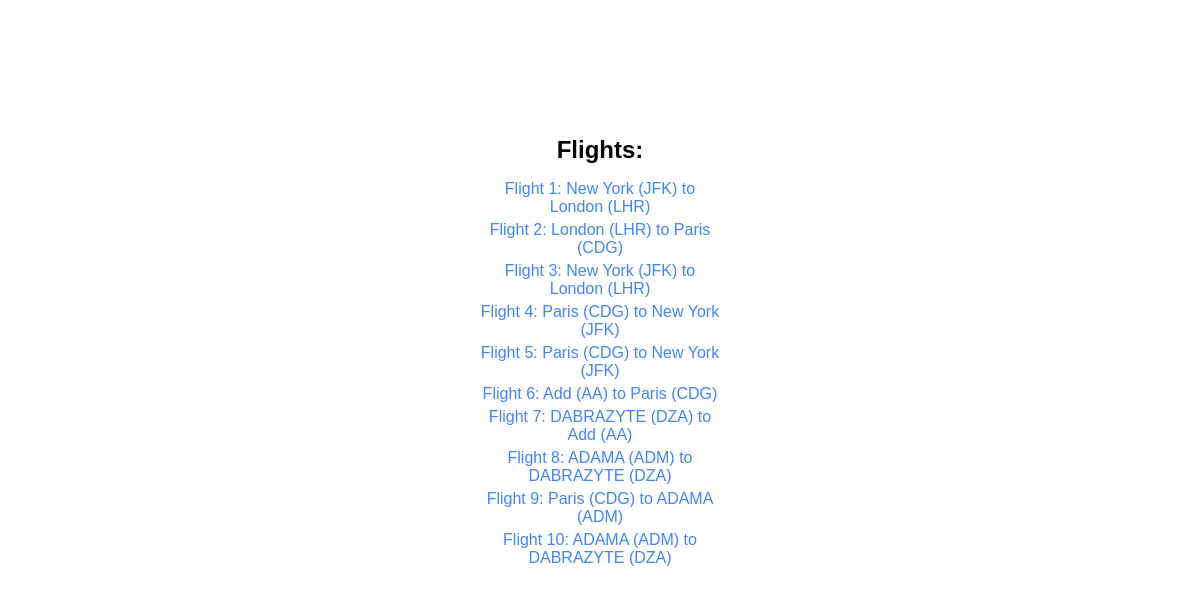
The app's page /flights/ with its own data.
### flights/models.py (models this page shows, shortened)
class Flight(models.Model):
    origin =models.ForeignKey(Airport, on_delete=models.CASCADE, related_name="departures")
    destination =models.ForeignKey(Airport, on_delete=models.CASCADE, related_name="arrivals")
    duration = models.IntegerField()

class Airport(models.Model):
    code = models.CharField(max_length=3)
    city = models.CharField(max_length=64)
    def __str__(self):
        return f"{self.city} ({self.code})"

### flights/views.py (the view)
# urls.py: path('', views.index, name="index"),
def index(request):
    return render(request, "flights/index.html",{
        "flights": Flight.objects.all()
    })

### flights/templates/flights/index.html
{% extends "flights/layout.html" %}
{% block body %}
    <h1>Flights:</h1>
    <ul>
        {% for flight in flights %}
            <a href="{% url 'flights:flight' flight.id %}"><li>Flight {{ flight.id }}: {{ flight.origin }} to {{ flight.destination }}</li></a>
        {% endfor %}
    </ul>
{% endblock %}

### flights/static/flights/styles.css (style rules this page uses)
body { font-family: Arial, sans-serif; margin: 0; padding: 0; height: 100vh; text-align: center; align-items: center; padding-left: 40%; padding-right: 40%; padding-top: 10%; }
h1 { font-size: 24px; }
ul { list-style-type: none; padding: 0; }
li { margin-bottom: 5px; }
a { color: #4285f4; text-decoration: none; }

### records on screen
Flight: id "1", origin "New York (JFK)", destination "London (LHR)"
Flight: id "2", origin "London (LHR)", destination "Paris (CDG)"
Flight: id "3", origin "New York (JFK)", destination "London (LHR)"
Flight: id "4", origin "Paris (CDG)", destination "New York (JFK)"
Flight: id "5", origin "Paris (CDG)", destination "New York (JFK)"
Flight: id "6", origin "Add (AA)", destination "Paris (CDG)"
Flight: id "7", origin "DABRAZYTE (DZA)", destination "Add (AA)"
Flight: id "8", origin "ADAMA (ADM)", destination "DABRAZYTE (DZA)"
Flight: id "9", origin "Paris (CDG)", destination "ADAMA (ADM)"
Flight: id "10", origin "ADAMA (ADM)", destination "DABRAZYTE (DZA)"
